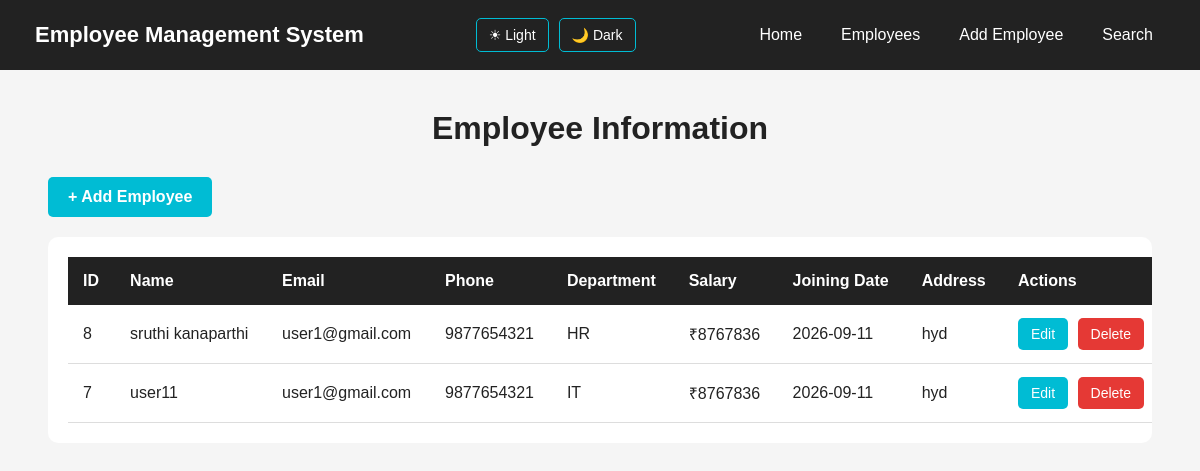
The app's page /employees (signed in), older data.
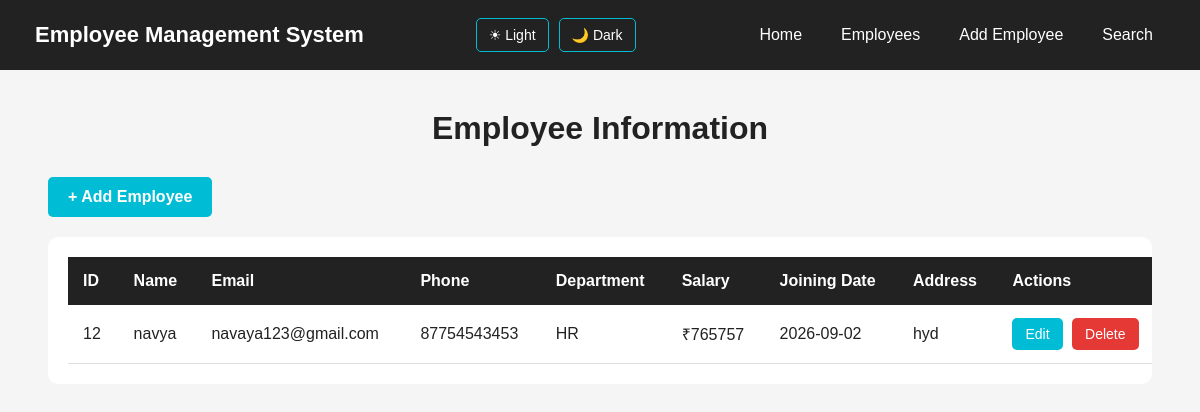
The same page, newer data.
### tables this page shows
CREATE TABLE employees (

            id INTEGER PRIMARY KEY AUTOINCREMENT,

            name TEXT NOT NULL,

            email TEXT NOT NULL,

            phone TEXT NOT NULL,

            department TEXT NOT NULL,

            salary INTEGER NOT NULL,

            joining_date TEXT NOT NULL,

            address TEXT

        );

### server.py (the view)
@app.route("/employees")
def employees():
    if not login_required():
        return redirect("/login")
    connection = get_database_connection()
    cursor = connection.cursor()
    cursor.execute("""
        SELECT *
        FROM employees
        ORDER BY id DESC
    """)
    employees = cursor.fetchall()
    connection.close()
    theme = request.cookies.get(
        "theme",
        "light"
    )
    return render_template(
        "employees.html",
        employees=employees,
        theme=theme
    )

### server.py (called while the page is built)
def get_database_connection():
    connection = sqlite3.connect("users.db")
    connection.row_factory = sqlite3.Row
    return connection

def login_required():
    return "user_id" in session

### templates/employees.html (shortened to what this page needs)
<!DOCTYPE html>
<html lang="en">
<head>
</head>
<body class="{{ theme }}">
    <nav class="navbar">
        <div class="logo">
            Employee Management System
        </div>
        <div class="theme-buttons">
            <a href="/set-theme/light">
                ☀ Light
            </a>
            <a href="/set-theme/dark">
                🌙 Dark
            </a>
        </div>
        <ul class="nav-links">
            <li>
                <a href="/">
                    Home
                </a>
            </li>
            <li>
                <a href="/employees">
                    Employees
                </a>
            </li>
            <li>
                <a href="/add-employee">
                    Add Employee
                </a>
            </li>
            <li>
                <a href="/search">
                    Search
                </a>
            </li>
        </ul>
    </nav>
    <div class="container">
        <h1>
            Employee Information
        </h1>
        <div class="add-section">
            <a href="/add-employee"
               class="add-btn">
                + Add Employee
            </a>
        </div>
        <div class="table-container">
            <table>
                <thead>
                    <tr>
                        <th>ID</th>
                        <th>Name</th>
                        <th>Email</th>
                        <th>Phone</th>
                        <th>Department</th>
                        <th>Salary</th>
                        <th>Joining Date</th>
                        <th>Address</th>
                        <th>Actions</th>
                    </tr>
                </thead>
                <tbody>
                    {% if employees %}
                        {% for employee in employees %}
                        <tr>
                            <td>
                                {{ employee["id"] }}
                            </td>
                            <td>
                                {{ employee["name"] }}
                            </td>
                            <td>
                                {{ employee["email"] }}
                            </td>
                            <td>
                                {{ employee["phone"] }}
                            </td>
                            <td>
                                {{ employee["department"] }}
                            </td>
                            <td>
                                ₹{{ employee["salary"] }}
                            </td>
                            <td>
                                {{ employee["joining_date"] }}
                            </td>
                            <td>
                                {{ employee["address"] }}
                            </td>
                            <td class="actions">
                                <a href="/edit-employee/{{ employee['id'] }}"
                                   class="edit-btn">
                                    Edit
                                </a>
                                <a href="/delete-employee/{{ employee['id'] }}"
                                   class="delete-btn"
                                   onclick="return confirm('Are you sure you want to delete this employee?');">
                                    Delete
                                </a>
                            </td>
                        </tr>
                        {% endfor %}
                    {% endif %}
                </tbody>
            </table>
        </div>
    </div>
</body>
</html>

### templates/employees.html (style rules this page uses)
* { margin: 0; padding: 0; box-sizing: border-box; }
body { font-family: Arial, sans-serif; min-height: 100vh; transition: background-color 0.3s, color 0.3s; }
body.light { background-color: #f5f5f5; color: #222; }
body.light .table-container { background-color: white; color: #222; }
body.light td { color: #222; border-bottom: 1px solid #ddd; }
.navbar { background-color: #222; min-height: 70px; padding: 0 35px; display: flex; align-items: center; justify-content: space-between; gap: 20px; }
.logo { color: white; font-size: 22px; font-weight: bold; white-space: nowrap; }
.theme-buttons { display: flex; align-items: center; gap: 10px; }
.theme-buttons a { color: white; text-decoration: none; border: 1px solid #00bcd4; padding: 8px 12px; border-radius: 5px; font-size: 14px; transition: 0.3s; }
.nav-links { display: flex; align-items: center; gap: 15px; list-style: none; }
.nav-links a { color: white; text-decoration: none; font-size: 16px; padding: 10px 12px; border-radius: 5px; transition: 0.3s; }
.container { width: 92%; max-width: 1400px; margin: 40px auto; }
h1 { text-align: center; margin-bottom: 30px; font-size: 32px; }
.add-section { margin-bottom: 20px; }
.add-btn { display: inline-block; background-color: #00bcd4; color: white; text-decoration: none; padding: 11px 20px; border-radius: 5px; font-size: 16px; font-weight: bold; transition: 0.3s; }
.table-container { padding: 20px; border-radius: 10px; overflow-x: auto; transition: background-color 0.3s, color 0.3s; }
table { width: 100%; border-collapse: collapse; min-width: 1100px; }
thead { background-color: #222; }
th { color: white; padding: 15px; text-align: left; white-space: nowrap; }
td { padding: 13px 15px; white-space: nowrap; transition: background-color 0.3s, color 0.3s; }
.actions { white-space: nowrap; }
.edit-btn, .delete-btn { display: inline-block; color: white; text-decoration: none; padding: 8px 13px; border-radius: 5px; font-size: 14px; margin-right: 5px; transition: 0.3s; }
.edit-btn { background-color: #00bcd4; }
.delete-btn { background-color: #e53935; }

Row changes from the older to the newer data that the page shows:
removed employees: id "8", name "sruthi kanaparthi", email "user1@gmail.com", phone "9877654321", department "HR", salary "8767836", joining_date "2026-09-11", address "hyd"
removed employees: id "7", name "user11", email "user1@gmail.com", phone "9877654321", department "IT", salary "8767836", joining_date "2026-09-11", address "hyd"
added employees: id "12", name "navya", email "navaya123@gmail.com", phone "87754543453", department "HR", salary "765757", joining_date "2026-09-02", address "hyd"
